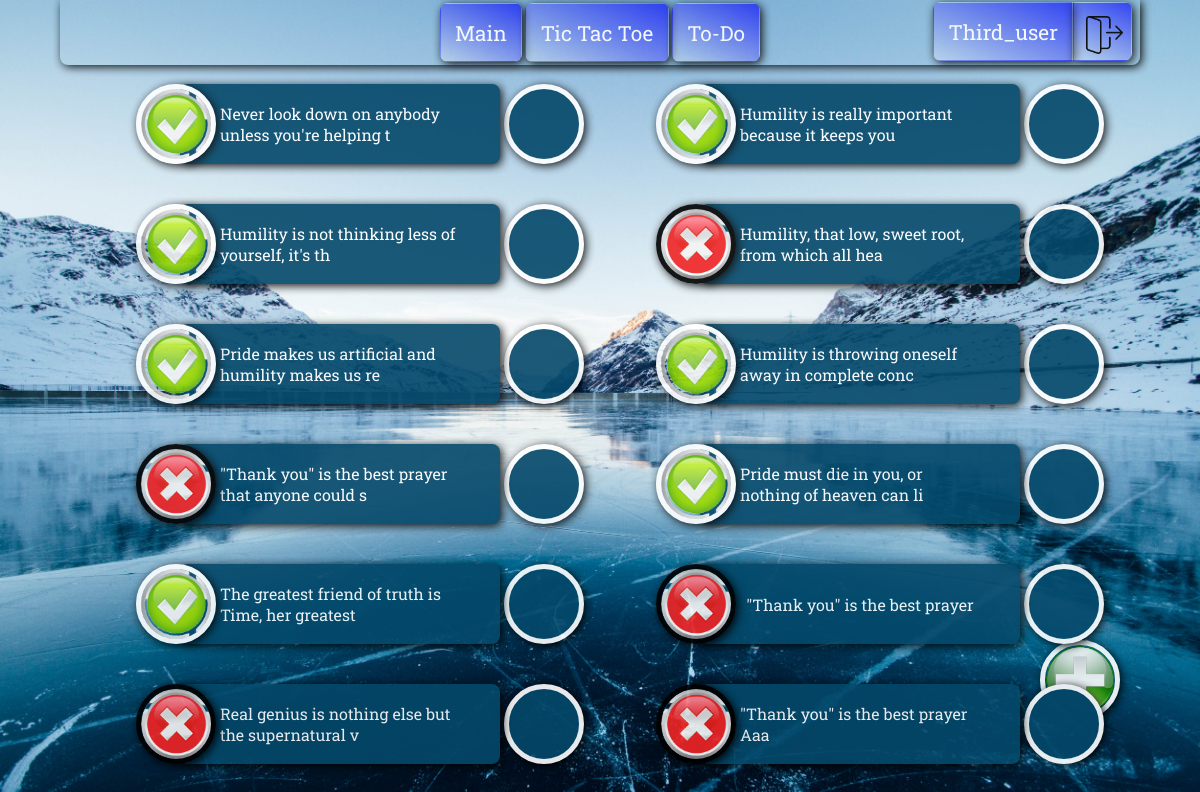
Page /to_do_list/ (signed in) on the earlier database version.
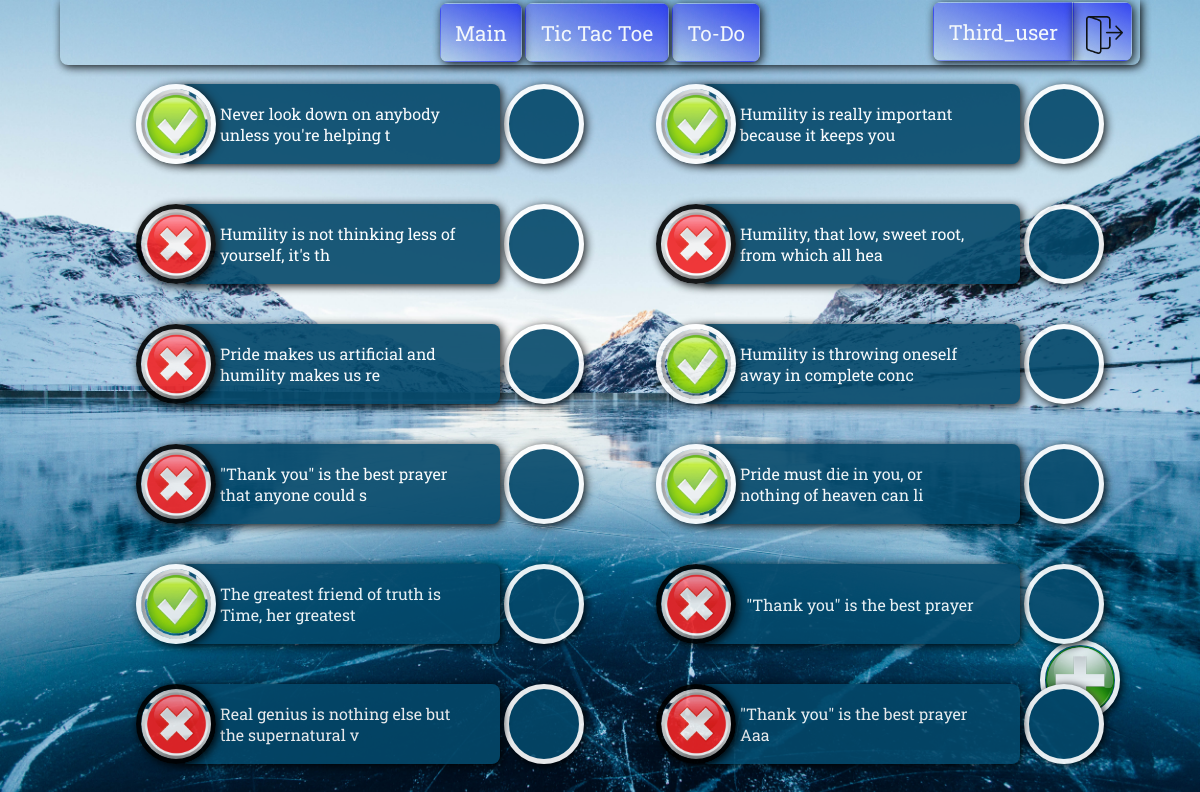
Same page on the later database version.
### some_app/models.py (models this page shows, shortened)
class ToDoList(Model):
    user_id = ForeignKey(User, on_delete=CASCADE)
    to_do_message = CharField(max_length=20)
    done_or_not = ForeignKey(DoneOrNot, on_delete=CASCADE, default=1)

### some_app/views.py (the view)
# urls.py: path('to_do_list/', to_do_list, name='To-Do-List'),
@login_required(login_url="login_page")
def to_do_list(request):
    to_do_user = request.user.id
    to_do_list = ToDoList.objects.filter(user_id=to_do_user)
    done_or_not = DoneOrNot.objects.all()
    task_done = DoneOrNot.objects.get(id=2)
    task_not_done = DoneOrNot.objects.get(id=1)
    user_instance = User.objects.get(id=to_do_user)
    context = {"to_do_list" : to_do_list, "done_or_not": done_or_not}
    if request.method == "POST":
        if "id_to_delete" in request.POST.dict():
            id_to_delete = request.POST.dict()["id_to_delete"]
            ToDoList.objects.filter(id=id_to_delete).delete()
            return render(request, "some_app/to_do_list.html", context)
        elif "done_or_not" in request.POST.dict():
            datastream = request.POST.dict()["done_or_not"]
            current_value = ToDoList.objects.get(id=datastream)
            if current_value.done_or_not == task_done:
                ToDoList.objects.filter(id=datastream).update(done_or_not=task_not_done)
                print(f"Task {datastream}, ({current_value.to_do_message}) updated to Not Done!")
            elif current_value.done_or_not == task_not_done:
                ToDoList.objects.filter(id=datastream).update(done_or_not=task_done)
                print(f"Task {datastream}, ({current_value.to_do_message}) updated to Done!")
            return render(request, "some_app/to_do_list.html", context)
        elif "add-todo" in request.POST.dict():
            content = request.POST.dict()["content"]
            try:
                db_connection = ToDoList(user_id=user_instance, to_do_message=content, done_or_not=task_not_done)
            except ValidationError as e:
                print("Raised error", e.message)
                error = {"ToDo-Error": e}
                context.update(error)
            print("Saving Instance")
            db_connection.save()
            return render(request, "some_app/to_do_list.html", context)
        else:
            return render(request, "some_app/to_do_list.html", context)
    else:
        return render(request, "some_app/to_do_list.html", context)

### some_app/models.py (called while the page is built)
    def __str__(self):
        return self.done_or_not

### some_app/templates/some_app/to_do_list.html (shortened to what this page needs)
{% extends "some_app/base_template.html" %}
{% load static %}
    {% block content %}
    <div class="todo-container">
    {% for todo in to_do_list %}
    <div class="todo-button">
            <form id="todoForm" action="" method="post" enctype="multipart/form-data">
            <label for={{todo.id}}>
            {% if todo.done_or_not == done_or_not.1 %}
            <span class="move-button task-done"></span>
            {% elif todo.done_or_not == done_or_not.0 %}
            <span class="move-button task-notDone"></span>
            {% endif %}
            </label>
            </form>
        <span class="todo-container__item">{{ todo.to_do_message }}</span>
        <span class="todo-container__delete">
            <form action="" method="post">
            <input type="image" class="todo-container__delete__img" alt="Delete" src="{% static 'some_app/images/delete.jpg' %}">
            </form>
        </span>
    </div>
    {% endfor %}
</div>
<div class="todo-add-activator"></div>
    {% endblock %}

Differences in the rows shown:
changed ToDoList "Humility is not thinking less of yourself, it's th": done_or_not_id: picture added; done_or_not_id: picture removed
changed ToDoList "Pride makes us artificial and humility makes us re": done_or_not_id: picture added; done_or_not_id: picture removed
